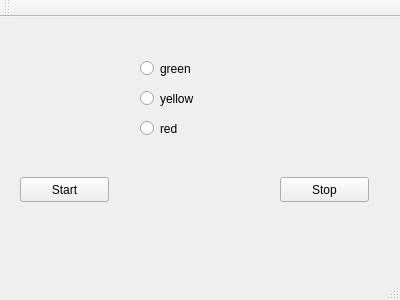
<?xml version="1.0" encoding="UTF-8"?>
<ui version="4.0">
 <class>MainWindow</class>
 <widget class="QMainWindow" name="MainWindow">
  <property name="geometry">
   <rect>
    <x>0</x>
    <y>0</y>
    <width>400</width>
    <height>300</height>
   </rect>
  </property>
  <property name="windowTitle">
   <string>MainWindow</string>
  </property>
  <widget class="QWidget" name="centralWidget">
   <widget class="QRadioButton" name="green">
    <property name="geometry">
     <rect>
      <x>140</x>
      <y>40</y>
      <width>112</width>
      <height>23</height>
     </rect>
    </property>
    <property name="text">
     <string>green</string>
    </property>
   </widget>
   <widget class="QRadioButton" name="yellow">
    <property name="geometry">
     <rect>
      <x>140</x>
      <y>70</y>
      <width>112</width>
      <height>23</height>
     </rect>
    </property>
    <property name="text">
     <string>yellow</string>
    </property>
   </widget>
   <widget class="QRadioButton" name="red">
    <property name="geometry">
     <rect>
      <x>140</x>
      <y>100</y>
      <width>112</width>
      <height>23</height>
     </rect>
    </property>
    <property name="text">
     <string>red</string>
    </property>
   </widget>
   <widget class="QPushButton" name="stop">
    <property name="geometry">
     <rect>
      <x>280</x>
      <y>160</y>
      <width>89</width>
      <height>25</height>
     </rect>
    </property>
    <property name="text">
     <string>Stop</string>
    </property>
   </widget>
   <widget class="QPushButton" name="start">
    <property name="geometry">
     <rect>
      <x>20</x>
      <y>160</y>
      <width>89</width>
      <height>25</height>
     </rect>
    </property>
    <property name="text">
     <string>Start</string>
    </property>
   </widget>
  </widget>
  <widget class="QMenuBar" name="menuBar">
   <property name="geometry">
    <rect>
     <x>0</x>
     <y>0</y>
     <width>400</width>
     <height>22</height>
    </rect>
   </property>
  </widget>
  <widget class="QToolBar" name="mainToolBar">
   <attribute name="toolBarArea">
    <enum>TopToolBarArea</enum>
   </attribute>
   <attribute name="toolBarBreak">
    <bool>false</bool>
   </attribute>
  </widget>
  <widget class="QStatusBar" name="statusBar"/>
 </widget>
 <layoutdefault spacing="6" margin="11"/>
 <resources/>
 <connections/>
</ui>
